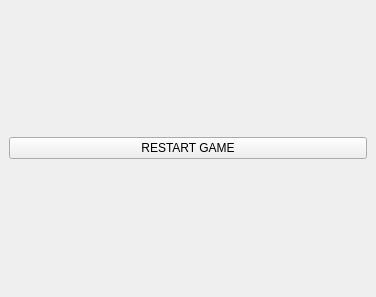
<?xml version="1.0" encoding="UTF-8"?>
<ui version="4.0">
 <class>MainWindow</class>
 <widget class="QMainWindow" name="MainWindow">
  <property name="geometry">
   <rect>
    <x>0</x>
    <y>0</y>
    <width>376</width>
    <height>297</height>
   </rect>
  </property>
  <property name="windowTitle">
   <string>MainWindow</string>
  </property>
  <widget class="QWidget" name="centralwidget">
   <layout class="QVBoxLayout" name="verticalLayout_2">
    <item>
     <layout class="QVBoxLayout" name="verticalLayout"/>
    </item>
    <item>
     <widget class="QPushButton" name="pushButton">
      <property name="text">
       <string>RESTART GAME</string>
      </property>
     </widget>
    </item>
   </layout>
  </widget>
 </widget>
 <resources/>
 <connections/>
</ui>
